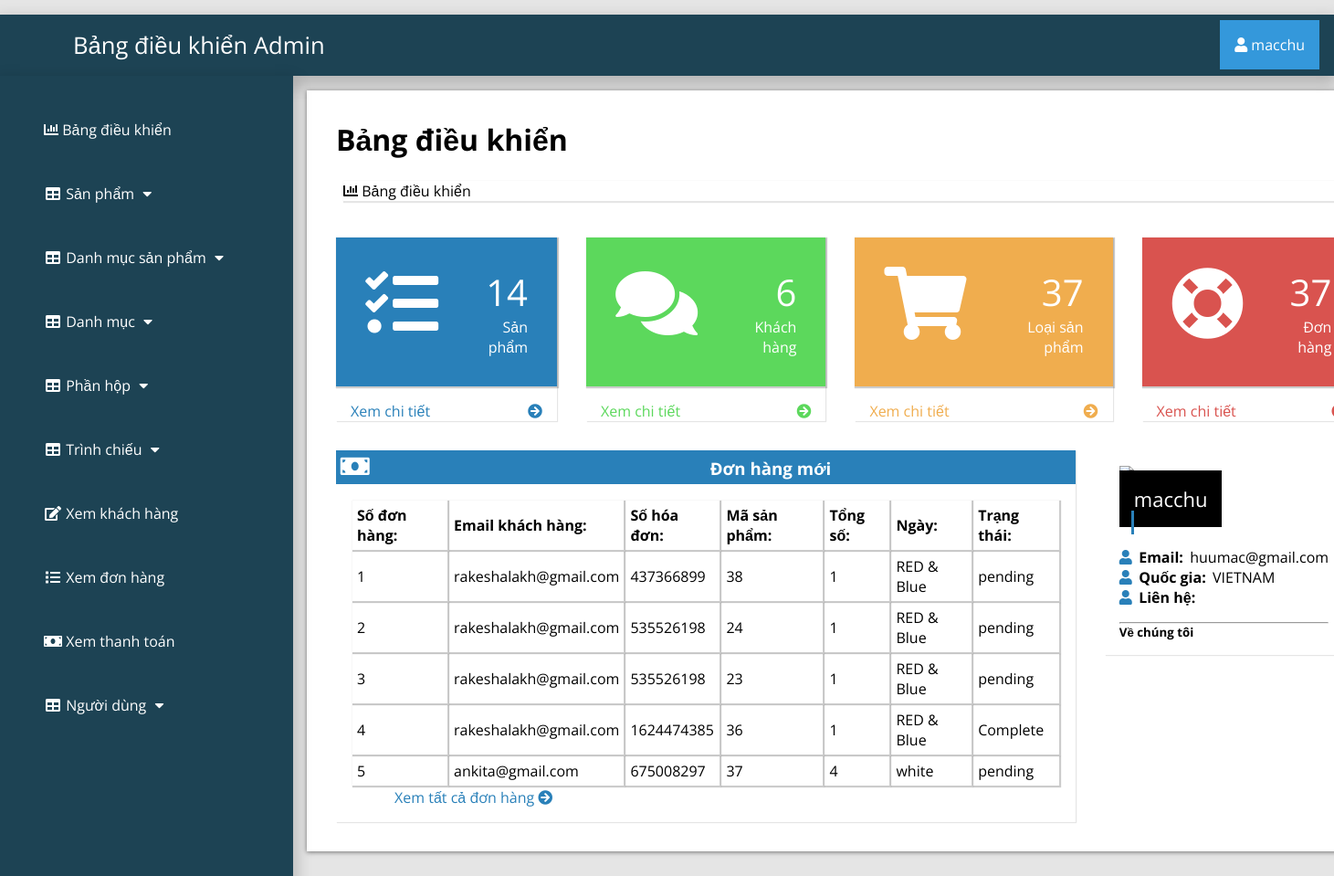
Page /admin_area/index.php?dashboard (signed in) on the committed database.
### tables this page shows
CREATE TABLE `customer_order` (
  `order_id` int(10) NOT NULL,
  `customer_id` int(10) NOT NULL,
  `product_id` int(100) NOT NULL,
  `due_amount` int(100) NOT NULL,
  `invoice_no` int(100) NOT NULL,
  `qty` int(10) NOT NULL,
  `size` text NOT NULL,
  `order_date` timestamp NOT NULL DEFAULT current_timestamp() ON UPDATE current_timestamp(),
  `order_status` text NOT NULL
);

CREATE TABLE `customers` (
  `customer_id` int(100) NOT NULL,
  `customer_name` varchar(255) NOT NULL,
  `customer_email` varchar(255) NOT NULL,
  `customer_pass` varchar(255) NOT NULL,
  `customer_country` text NOT NULL,
  `customer_city` text NOT NULL,
  `customer_contact` varchar(255) NOT NULL,
  `customer_address` text NOT NULL,
  `customer_image` text NOT NULL,
  `customer_ip` varchar(255) NOT NULL
);

### admin_area/dashboard.php (the view, shortened to what this page needs)
<?php
if (!isset($_SESSION['admin_email'])){
  echo "<script>window.open('login.php','_self')</script>";
  }else{
?>
<div class="row">
<div class="col-lg-12">
	<h1 class="page-header">Bảng điều khiển</h1>
	<ol class="breadcrumb">
		<li class="active"><i class="fa fa-bar-chart"></i> Bảng điều khiển </li>
	</ol>
  </div>
 <div class="row1">
 	<div class="col-lg-3 col-md-6">
 		<div class="panel panel-primary">
 			<div class="panel-heading">
 				<div class="row2">
 					<div class="col-xs-3">
 						<i class="fa fa-tasks fa-5x"></i>
 					</div>
 					<div class="col-xs-9 text-right">
 						<div class="huge"> <?php echo $count_pro ?> </div>
 						<div>Sản phẩm</div>
 					</div>
 				</div>
 			</div>
 			<a href="index.php?view_product">
 				<div class="panel-footer">
 					<span class="pull-left"> Xem chi tiết </span>
 					<span class="pull-right"> <i class="fa fa-arrow-circle-right"> </i></span>
 				</div>
 			</a>
 		</div>
 	</div>
 	<div class="col-lg-3 col-md-6">
 		<div class="panel panel-green">
 			<div class="panel-heading">
 				<div class="row2">
 					<div class="col-xs-3">
 						<i class="fa fa-comments fa-5x"></i>
 					</div>
 					<div class="col-xs-9 text-right">
 						<div class="huge"> <?php echo $count_cust ?> </div>
 						<div>Khách hàng</div>
 					</div>
 				</div>
 			</div>
 			<a href="index.php?view_customer">
 				<div class="panel-footer">
 					<span class="pull-left"> Xem chi tiết </span>
 					<span class="pull-right"> <i class="fa fa-arrow-circle-right"></i> </span>
 				</div>
 			</a>
 		</div>
 	</div>
 	<div class="col-lg-3 col-md-6">
 		<div class="panel panel-yellow">
 			<div class="panel-heading">
 				<div class="row2">
 					<div class="col-xs-3"> <i class="fa fa-shopping-cart fa-5x"></i>
 					</div>
 					<div class="col-xs-9 text-right">
 						<div class="huge"> <?php echo $count_p_cat ?> </div>
 						<div>Loại sản phẩm</div>
 					</div>
 				</div>
 			</div>
 			<a href="index.php?view_product_cat">
 				<div class="panel-footer">
 					<span class="pull-left"> Xem chi tiết </span>
 					<span class="pull-right"> <i class="fa fa-arrow-circle-right"></i> </span>
 				</div>
 			</a>
 		</div>
 	</div>
 	<div class="col-lg-3 col-md-6">
 		<div class="panel panel-red">
 			<div class="panel-heading">
 				<div class="row2">
 					<div class="col-xs-3"><i class="fa fa-support fa-5x"></i>
 			</div>
 			<div class="col-xs-9 text-right">
 				<div class="huge"> <?php echo $count_order ?> </div>
 				<div> Đơn hàng </div>
 			</div>
 		</div>
 	</div>
 	<a href="index.php?view_order">
 		<div class="panel-footer">
 					<span class="pull-left"> Xem chi tiết </span>
 					<span class="pull-right"> <i class="fa fa-arrow-circle-right"> </i> </span>
 				</div>
 	</a>
 </div>
</div>
</div>
<div class="row1">
	<div class="col-lg-8">
		<div class="panel panel-primary">
			<div class="panel-heading">
				<h3 class="panel-title">
					<i class="fa fa-money fa-fw"></i> Đơn hàng mới
				</h3>
			</div>
			<div class="panel-body">
				<div class="table-responsive">
					<table class="table table-bordered table-hover table-striped">
						<thead>
							<tr>
								<th>Số đơn hàng:</th>
								<th>Email khách hàng:</th>
								<th>Số hóa đơn:</th>
								<th>Mã sản phẩm:</th>
								<th>Tổng số:</th>
								<th>Ngày:</th>
								<th>Trạng thái:</th>
							</tr>
						</thead>
						<tbody>
							<?php
                              $i=0;
                              $get_order="select * from customer_order order by 1 DESC LIMIT 0,5";
                              $run_order=mysqli_query($con,$get_order);
                              while ($row_order=mysqli_fetch_array($run_order)) {
                              	  $customer_id=$row_order['customer_id'];
                              	  $product_id=$row_order['product_id'];
                              	  $invoice_no=$row_order['invoice_no'];
                              	  $qty=$row_order['qty'];
                              	  $size=$row_order['size'];
                              	  $status=$row_order['order_status'];
                                $i++;
							  ?>
							<tr>
								<td><?php echo $i ?></td>
								<td>
									<?php
								$get_cust="select * from customers where customer_id='$customer_id'";
								$run_cust=mysqli_query($con,$get_cust);
								$row_customer=mysqli_fetch_array($run_cust);
								$customer_email=$row_customer['customer_email'];
								echo $customer_email;
								?>
								</td>
								<td><?php echo $invoice_no; ?></td>
								<td><?php echo $product_id; ?></td>
								<td><?php echo $qty; ?></td>
								<td><?php echo $size; ?></td>
								<td><?php echo $status ?></td>
							</tr>
						     <?php } ?>
						</tbody>
					</table>
				</div>
				<div class="text-right">
					<a href="index.php?view_order"> Xem tất cả đơn hàng
						<i class="fa fa-arrow-circle-right"></i>
						 </a>
				</div>
			</div>
		</div>
	</div>
	<div class="col-md-4">
		<div class="panel">
			<div class="panel-body">
				<div class="thumb-info mb-md">
					<div class="thumb-info-title">
						<span class="thumb-info-inner"><?php echo $admin_name; ?></span><br>
						<span class="thumb-info-type"><?php echo $admin_job ?></span>
					</div>
				</div>
				<div class="mb-md">
					<div class="widget-content-expanded">
						<i class="fa fa-user"></i> <span>Email: </span> <?php echo $admin_email ?> <br>
						<i class="fa fa-user"></i> <span>Quốc gia: </span> <?php echo $admin_country ?> <br>
						<i class="fa fa-user"></i> <span>Liên hệ: </span> <?php echo $admin_contact?> <br>
					</div>
				<hr class="dotted short">
				<h5 class="text-muted">Về chúng tôi</h5>
			</div>
		</div>
	</div>
</div>
</div>
</div>
<?php } ?>

### admin_area/includes/sidebar.php (shortened to what this page needs)
<?php
if (!isset($_SESSION['admin_email'])) {
  echo "<script>window.open('login.php','_self')</script>";
  } else {
?>
<nav class="navbar navbar-inverse navbar-fixed-top">
	<div class="navbar-header">
		<a href="index.php?dashboard" class="navbar-brand"><span>Bảng điều khiển Admin</span></a>
	</div>
		<div class="dropdown">
		 <button onclick="myFunction()" class="dropbtn"><i class="fa fa-user"></i> <?php echo $admin_name; ?></a></button>
		</div>
	<div class="collapse navbar-collapse navbar-ex1-collapse">
	<ul class="nav navbar-nav side-nav">
  <li>
    <a href="index.php?dashboard"><i class="fa fa-bar-chart"></i> Bảng điều khiển</a>
  </li>
  <li class="button-dropdown" id="#products">
    <a href="#" class="dropdown-toggle" data-toggle="collapse" data-target="#products"><i class="fa fa-fw fa-table"></i> Sản phẩm <i class="fa fa-fw fa-caret-down"></i></a>
  </li>
  <li class="button-dropdown" id="#products_cat">
    <a href="#" class="dropdown-toggle" data-toggle="collapse" data-target="#products_cat"><i class="fa fa-fw fa-table"></i> Danh mục sản phẩm <i class="fa fa-fw fa-caret-down"></i></a>
  </li>
  <li class="button-dropdown" id="#category">
    <a href="#" class="dropdown-toggle" data-toggle="collapse" data-target="#category"><i class="fa fa-fw fa-table"></i> Danh mục <i class="fa fa-fw fa-caret-down"></i></a>
  </li>
<li class="button-dropdown" >
  <a href="#" class="dropdown-toggle" data-toggle="collapse" data-target="#boxes">
    <i class="fa fa-fw fa-table"></i> Phần hộp <i class="fa fa-fw fa-caret-down"></i>
  </a>
</li>
  <li class="button-dropdown">
    <a href="#" class="dropdown-toggle" data-toggle="collapse" data-target="#slider"><i class="fa fa-fw fa-table"></i> Trình chiếu <i class="fa fa-fw fa-caret-down"></i></a>
  </li>
  <li>
  	<a href="index.php?view_customer">
  		<i class="fa fa-fw fa-edit"></i> Xem khách hàng
  	</a>
  </li>
  <li>
  	<a href="index.php?view_order">
  		<i class="fa fa-fw fa-list"></i> Xem đơn hàng
  	</a>
  </li>
  <li>
  	<a href="index.php?view_payments">
  		<i class="fa fa-fw fa-money"></i> Xem thanh toán
  	</a>
  </li>
  <li class="button-dropdown">
    <a href="#" class="dropdown-toggle" data-toggle="collapse" data-target="#users"><i class="fa fa-fw fa-table"></i> Người dùng <i class="fa fa-fw fa-caret-down"></i></a>
  </li>
</ul>
</div>
</nav>
<?php } ?>

### admin_area/css/style.css (style rules this page uses)
:root { --blue:#2980b9; }
body { margin-top: ; }
* { font-family: 'Open Sans', sans-serif; margin:0; padding:0; box-sizing: border-box; text-decoration: none; transition: all .2s cubic-bezier(.37,1.14,.26,1.24); }
html { background-color: rgba(0,0,0,.1); }
.navbar-fixed-top { background:#1d4354; padding: 1rem; margin-top: 1rem; box-shadow: 0px 8px 16px 4px rgba(0,0,0,0.2); margin-left: ; margin-right: ; }
.navbar-fixed-top a span { margin-left: 4rem; }
.navbar-fixed-top .navbar-brand { font-size: 1.6rem; color: #ffffff; }
.dropbtn { background-color: #3498DB; color: white; padding: 16px; font-size: 16px; border: none; cursor: pointer; }
.dropdown { position: relative; display: inline-block; float: right; margin-top: -2.8rem; }
.nav { position: absolute; top: 51px; margin-top: 32px; width: auto; height: 110%; border-radius: 0; display: block; background-color: #1d4354; bottom: 0; overflow: hidden; padding-bottom: 40px; box-shadow: 0px 8px 16px 4px rgba(0,0,0,0.2); margin-left: -1rem; }
.nav>li>a { width: 225px; display: block; color: #ffffff; margin: 3rem; }
.row { width: 81.2%; background-color: #ffffff; margin: auto; margin-left: 21rem; margin-top: 1rem; padding: 1rem; display: ; }
.row h1 { margin: 1rem; }
.row ol { list-style-type: none; margin: 1.5rem; box-shadow: 1px 1px 1px 1px rgba(0.1,0.1,0.1,0.1); }
.row1 { display: flex; background-color:; }
.col-lg-3 { display: inline-flex; }
.panel { text-align: left; box-shadow: 1px 1px 1px 0px rgba(0.1,0.1,0.1,0.1); margin: 1rem; background-color: #ffffff; padding: rem; }
.panel-footer { box-shadow: 1px 1px 1px 0px rgba(0.1,0.1,0.1,0.1); font-size: 1rem; margin: 1rem; }
.panel-footer span { margin:rem; }
.huge { font-size: 2.5rem; }
.row2 { display: flex; padding: 2rem; color: #ffffff; box-shadow: 1px 1px 1px 1px rgba(0.1,0.1,0.1,0.2); }
.text-right { text-align: right; margin-left: 3rem; }
.panel-primary .row2 { background-color: #2980b9; }
.panel-primary a { color: #2980b9; }
.panel-green .row2 { background-color: #5cd85c; }
.panel-green a { color: #5cd85c; }
.panel-yellow .row2 { background-color: #f0ad4e; color: #fff; }
.panel-yellow a { color: #f0ad4e; }
.panel-red .row2 { background-color: #d9534f; }
.panel-red a { color: #d9534f; }
.panel-heading .panel-title { background-color: #2980b9; color: #ffffff; padding: .3rem; }
.table-responsive .table-striped th { padding: 5px; box-shadow: 1px 1px 1px 1px rgba(0.1,0.1,0.1,0.2); }
.table-responsive .table-striped tbody td { box-shadow: 1px 1px 1px 1px rgba(0.1,0.1,0.1,0.2); padding:5px; }
.thumb-info-title .thumb-info-inner { background: #000; color: #ffffff; padding: 1rem; font-size: 22px; }
.thumb-info-title .thumb-info-type { background:#2980b9; padding:.1rem; color: #ffffff; margin-left: .8rem; }
.mb-md .widget-content-expanded { margin-top: 1rem; margin-bottom: 1rem; }
.mb-md .widget-content-expanded span { font-weight: bold; margin: .2rem; }
.mb-md .widget-content-expanded i { color:#2980b9; }
.row { list-style: none; box-shadow: 0 1px 5px rgba(0, 0, 0, 0.5); }
.row .fa-money { font-size: 1.6rem; width: 50%; text-align: left; }
.panel-body { display: flex; align-items: center; justify-content: left; padding: 1rem; flex-wrap: wrap; }

### rows in the picture
customer_order: customer.customer_email "rakeshalakh@gmail.com", invoice_no "437366899", product "38", qty "1", size "RED & Blue", order_status "pending"
customer_order: customer.customer_email "rakeshalakh@gmail.com", invoice_no "535526198", product "24", qty "1", size "RED & Blue", order_status "pending"
customer_order: customer.customer_email "rakeshalakh@gmail.com", invoice_no "535526198", product "23", qty "1", size "RED & Blue", order_status "pending"
customer_order: customer.customer_email "rakeshalakh@gmail.com", invoice_no "1624474385", product "36", qty "1", size "RED & Blue", order_status "Complete"
customer_order: customer.customer_email "ankita@gmail.com", invoice_no "675008297", product "37", qty "4", size "white", order_status "pending"

### other values in the picture
$admin_name "macchu"
$count_pro "14"
$count_cust "6"
$count_p_cat "37"
$count_order "37"
$admin_email "huumac@gmail.com"
$admin_country "VIETNAM"
